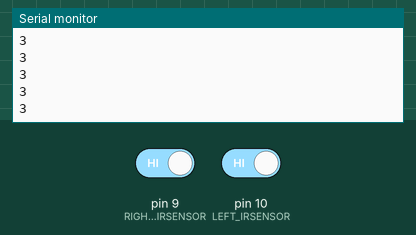
A sketch run on a simulated Arduino Uno, built with avr-gcc and run on an emulated ATmega328P. Shown: the last lines printed to the serial monitor. Inputs (shaded band) come from the test bench; at power-on: pin 9 (RIGHT_IRSENSOR) HIGH, pin 10 (LEFT_IRSENSOR) HIGH.

Above: at 1.2 s.
1.3 s: pin 9 (RIGHT_IRSENSOR) driven LOW
At 2.0 s:
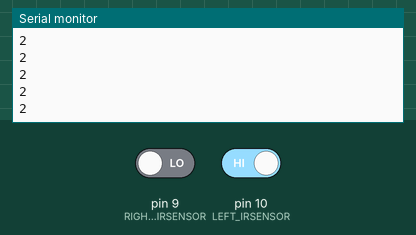
2.8 s: pin 10 (LEFT_IRSENSOR) driven LOW
At 3.8 s:
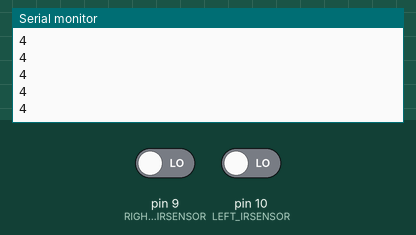
4.3 s: pin 9 (RIGHT_IRSENSOR) driven HIGH
At 5.2 s:
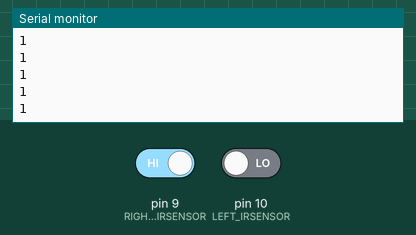
Timing chart, 0 to 7.3 s (numbered marks = the images above; inputs shaded):
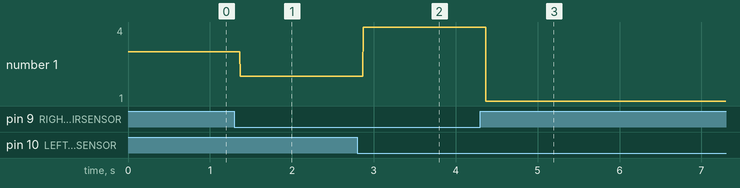

Measured:
- after the input at 1.3 s, the serial monitor: prints a new line after 0.07 s (image 1)
- after the input at 2.8 s, the serial monitor: prints a new line after 0.07 s (image 2)
- after the input at 4.3 s, the serial monitor: prints a new line after 0.07 s (image 3)
- plotted number 1: 3 → 2 after the input at 1.3 s, 2 → 4 after the input at 2.8 s, 4 → 1 after the input at 4.3 s

The sketch:

testeIR.ino
```cpp
#define LEFT_IRSENSOR         10
#define RIGHT_IRSENSOR         9

void setup() {
  // put your setup code here, to run once:
  pinMode(LEFT_IRSENSOR, INPUT);
  pinMode(RIGHT_IRSENSOR, INPUT);

  Serial.begin(9600);
}

unsigned short leftIR;
unsigned short rightIR;

void readIRSensors(){
  leftIR = digitalReadFast(LEFT_IRSENSOR);
  rightIR = digitalReadFast(RIGHT_IRSENSOR);
}


void seekAndDestroy(boolean prefSide){
  readIRSensors();

  if (leftIR == 0 && rightIR == 1)
  {
    Serial.println("1");
  }

  else if (leftIR == 1 && rightIR == 0)
  {
    Serial.println("2");
  }
  else if (leftIR == 1 && rightIR == 1)
  {
    Serial.println("3");
  }
  else if (leftIR == 0 && rightIR == 0 && prefSide == 0)
  {
    Serial.println("4");
  }
  else if (leftIR == 0 && rightIR == 0 && prefSide == 1)
  {
    Serial.println("5");
  }
}

void loop() {
  seekAndDestroy(false);
}
```
